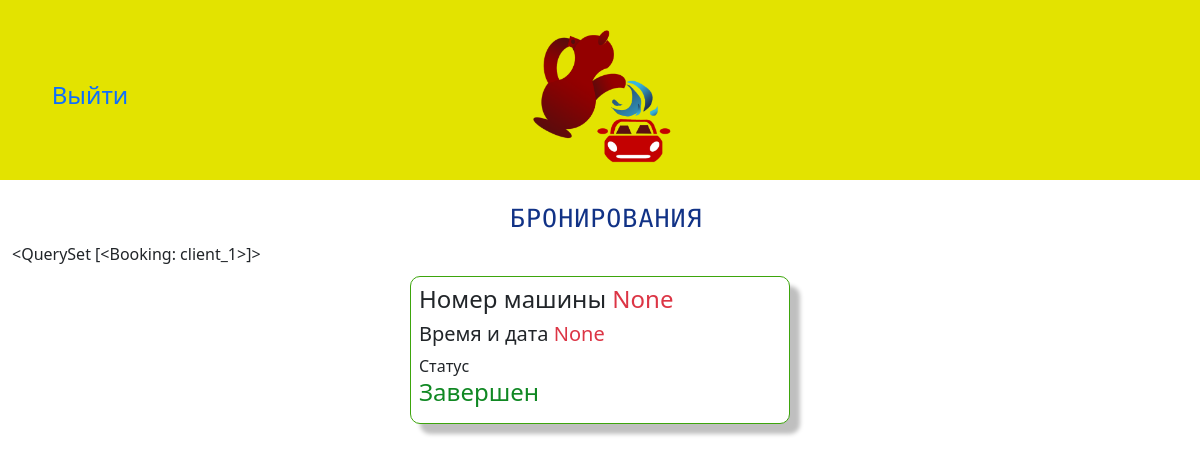
Before: /booking_view/ with the older database file.
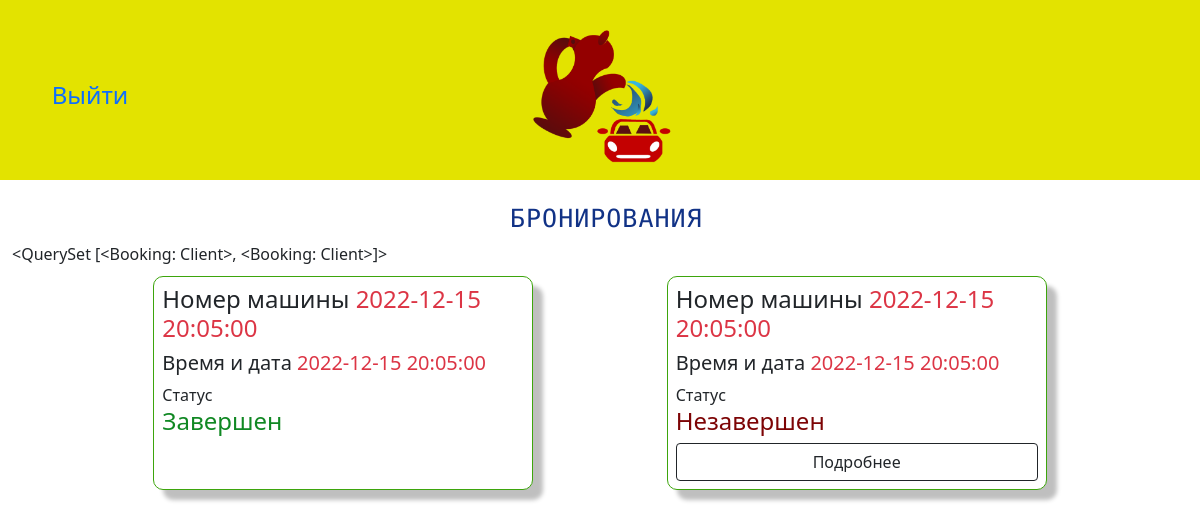
After: the same page with the newer database file.
### kumgan/models.py (models this page shows, shortened)
class Booking(models.Model):
    category_transport = models.ForeignKey(Category_Transport,
                                           on_delete=models.CASCADE, related_name="category_transport_booking")
    time_and_date = models.ForeignKey(Schedule, on_delete=models.CASCADE, related_name="time_and_date")
    title_service = models.ManyToManyField(Services, related_name="title_service_booking")
    number_car = models.CharField(max_length=6)
    status = models.BooleanField(default=False)
    user = models.ForeignKey(User, on_delete=models.CASCADE)
    def __str__(self):
        return self.user.username
    class Meta:
        verbose_name = 'Booking'
        verbose_name_plural = 'Bookings'

class Schedule(models.Model):
    time_date = models.DateTimeField(auto_now=False, auto_now_add=False, blank=False)
    box = models.ForeignKey(Box, on_delete=models.CASCADE, related_name='box')
    status = models.BooleanField(default=False)
    def __str__(self):
        return str(self.time_date)
    class Meta:
        verbose_name = 'Schedule'
        verbose_name_plural = 'Schedules'

### kumgan/views.py (the view)
# urls.py: path('booking_view/', views.BookingView.as_view(), name='booking_view'),
class BookingView(ListView):
    model = Booking
    template_name = 'kumgan/booking_view.html'

### kumgan/templates/kumgan/booking_view.html (shortened to what this page needs)
{% extends 'kumgan/base.html' %}
{% load static %}
{% block title_page %}
    <span class="container">
    <div class="row text-center justify-content-center ">
        <h2 class="col-2 title_of_page">Бронирования</h2>
    </div>
    </span>
{% endblock title_page %}
{% block content %}
    {{ object_list }}
    <main class="container">
    <div class="row justify-content-evenly">
{% for i in object_list %}
        <div class="col-4 card p-2 card_booking_view">
            <h4>Номер машины
                <span class="text-danger">
                   {{ i.time_and_date }}
                </span>
            </h4>
            <h5>Время и дата
                <span class="text-danger">{{ i.time_and_date }}</span>
            </h5>
            <div>Статус
            {% if i.status == True %}
                <h4 class="booked_green">Завершен</h4>
                {% else %}
                 <h4 class="booked_red">Незавершен</h4>
             {% endif %}
            </div>
            {% if i.status == False %}
                <a href="{% url 'kumgan:booking_update'  i.id %}" type="button" class="btn btn-outline-dark">Подробнее</a>
             {% endif %}
        </div>
    {% endfor %}
      </div>
    </main>
{%  endblock content %}

Changed rows visible on the page:
changed Booking: user.user_id "<QuerySet [<Booking: client_1>]>" → "<QuerySet [<Booking: Client>, <Booking: Client>]>"; time_and_date "None" → "2022-12-15 20:05:00"
added Booking: time_and_date "2022-12-15 20:05:00", status "Незавершен"
